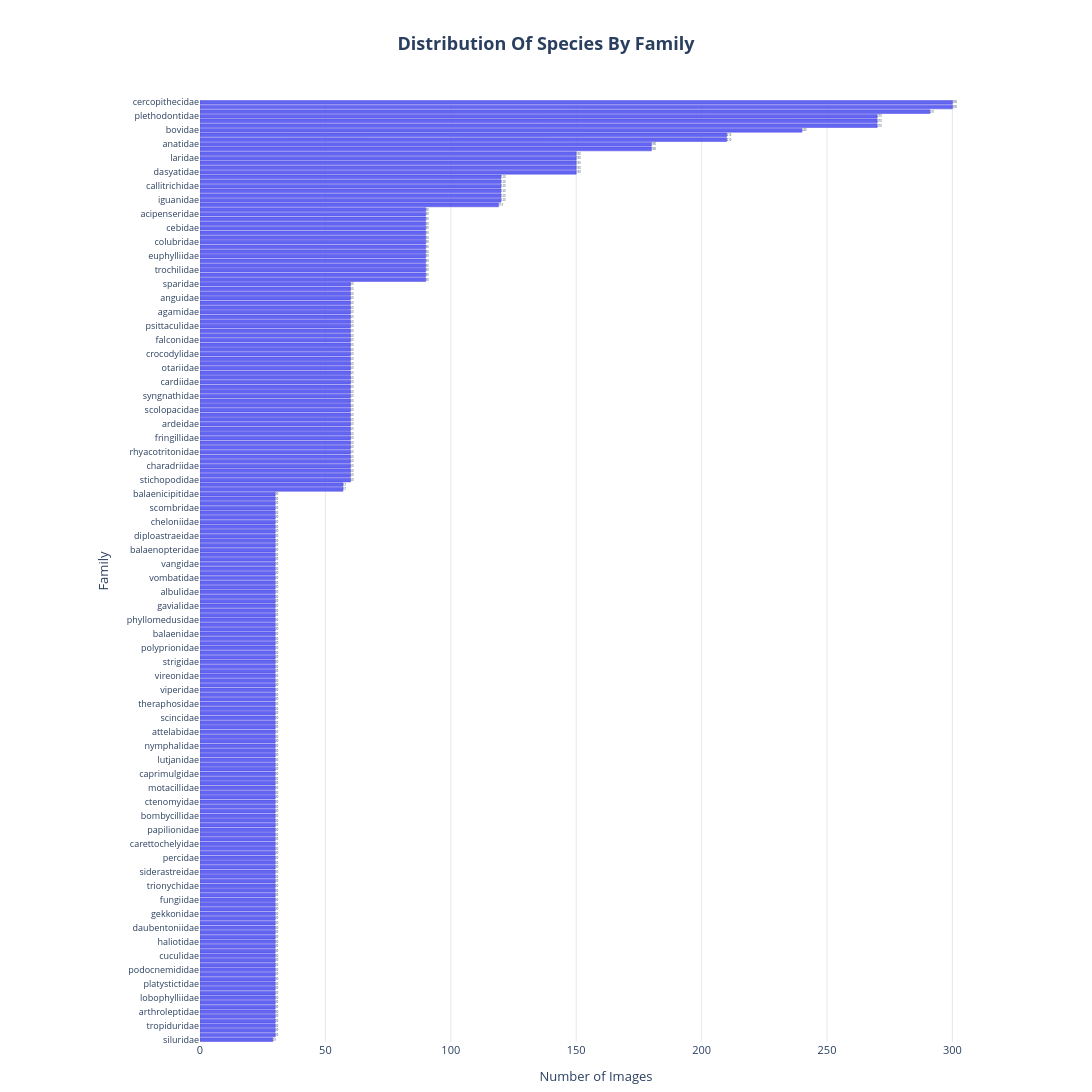

The notebook cell this image was saved under:
### Code cell
plot_family_counts(metadata)

### Figure 1 — Plotly figure (JSON) as saved in the notebook; plotly's stock layout.template omitted (floating-point values rounded to 4 significant figures; data arrays with more than 128 entries replaced by an {"elided": "..."} marker saying what was removed)
{"data": [{"customdata": {"elided": "202 float values"}, "hovertemplate": "<b>%{y}</b><br>Images: <b>%{x}</b> (<b>%{customdata:.2f}%</b>)<extra></extra>", "marker": {"color": "#6366f1", "line": {"color": "#4f46e5", "width": 0.5}}, "orientation": "h", "text": {"elided": "202 float values"}, "textfont": {"size": 10}, "textposition": "outside", "type": "bar", "x": {"elided": "202 int values"}, "y": {"elided": "202 str values"}}], "layout": {"font": {"size": 11}, "height": 3030, "margin": {"b": 50, "l": 200, "r": 100, "t": 100}, "paper_bgcolor": "white", "plot_bgcolor": "white", "showlegend": false, "title": {"font": {"size": 18}, "text": "<b>Distribution Of Species By Family</b><br>", "x": 0.5, "xanchor": "center"}, "width": 1200, "xaxis": {"gridcolor": "#e5e7eb", "gridwidth": 1, "showgrid": true, "title": {"text": "Number of Images"}}, "yaxis": {"autorange": "reversed", "showgrid": false, "tickfont": {"size": 9}, "title": {"text": "Family"}}}}
